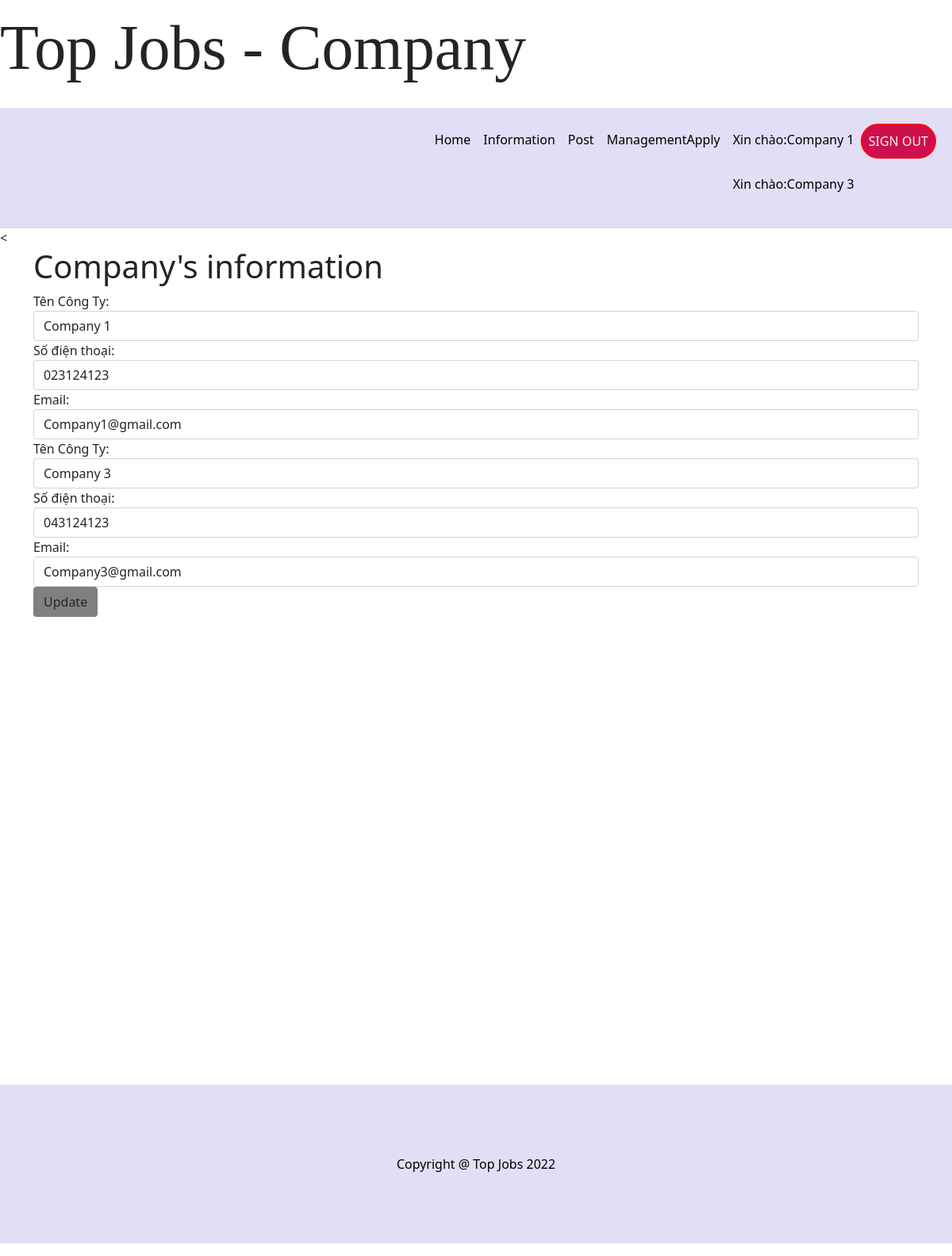
Before: /Company/informationCompany.php (signed in) with the older database file.
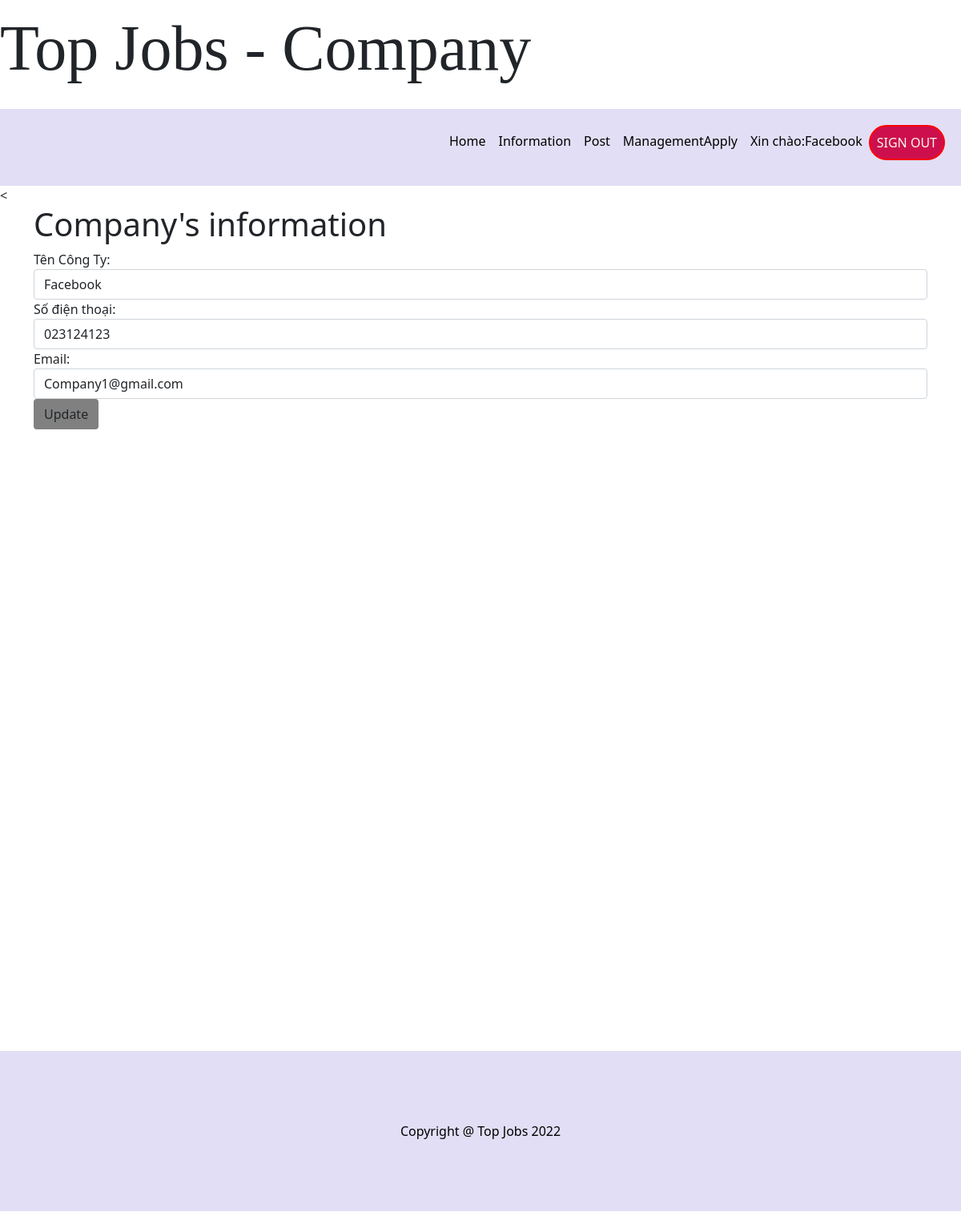
After: the same page with the newer database file.
### tables this page shows
CREATE TABLE `company` (
  `id` int(10) NOT NULL,
  `log_id` int(10) NOT NULL,
  `company_name` varchar(50) DEFAULT NULL,
  `phone_number` varchar(10) DEFAULT NULL,
  `company_email` varchar(50) DEFAULT NULL,
  `icon` text NOT NULL
);

### Company/informationCompany.php (the view, shortened to what this page needs)
<?php
include_once('../config.php');
$username = $_SESSION['username'];
if(isset($_SESSION['username']))
{
    $query = "select *
    from `company` join `login` on company.log_id=login.log_id WHERE username = '$username'";
    $result = mysqli_query($conn, $query);
    $result2 = mysqli_query($conn, $query);
}
else
{
    header('location:../login.php');
}
?>
<!DOCTYPE html>
<html lang="en">
<head>
    <link href="https://cdn.jsdelivr.net/npm/bootstrap@5.0.2/dist/css/bootstrap.min.css" rel="stylesheet"
>
    <link rel="stylesheet" href="../css/homepage.css">
</head>
<body>
    <header>
        <p id="text-head">Top Jobs - Company</p>
    </header>
    <nav class="navbar navbar-expand-lg navbar-light bg-light" style="padding: 0;">
            <div class="container-fluid" style="background-color: #E2DEF5;padding: 20px;">
                <div class="collapse navbar-collapse justify-content-end" id="navbarNav">
                    <ul class="navbar-nav ">
                        <li class="nav-item">
                            <a class="nav-link" style="color: black;" href="controlCompany.php">Home</a>
                        </li>
                        <li class="nav-item">
                            <a class="nav-link" style="color: black;" href="informationCompany.php">Information</a>
                        </li>
                        <li class="nav-item">
                            <a class="nav-link" style="color: black;" href="postJob.php">Post</a>
                        </li>
                        <li class="nav-item">
                            <a class="nav-link" style="color: black;" href="managementApply.php">ManagementApply</a>
                        </li>
                        <li class="nav-item">
                            <?php
                            while ($row = mysqli_fetch_assoc($result2)) {
                                echo "<p class='nav-link' style='color: black;'>Xin chào:".$row['company_name']."</p>";
                            }
                            ?>
                        </li>
                        <li class="nav-item">
                            <a class="nav-link"
                            style="color: #FAF7F0; border: 2px solid red;border-radius: 30px;background-color:#CD104D;"
                            href="../logout.php">SIGN OUT</a>
                        </li>
                    </ul>
                </div>
        </div>
    </nav>
    <div style="background-color: white;padding-bottom:10px;height:1080px;">
        <<div class="container">
            <h1>Company's information</h1>
            <form method="post">
            <?php
                while($row = mysqli_fetch_assoc($result)){
                ?>
                <div class="form-group">
                    <label for="">Tên Công Ty:</label>
                    <input type="text" class="form-control" name="name" value="<?php echo $row['company_name']?>" required>
                </div>
                <div class="form-group">
                    <label for="">Số điện thoại:</label>
                    <input type="text" class="form-control" name="phone" value="<?php echo $row['phone_number']?>" required>
                </div>
                <div class="form-group">
                    <label for="">Email:</label>
                    <input type="text" class="form-control" name="email" value="<?php echo $row['company_email']?>" required>
                </div>
                <?php
                    }
                ?>
                    <button type="submit" class="btn btn-default" name="update" style="background-color: gray;">Update</button>
            </form>
        </div>
    </div>
    <div class="footer">
        <p style="text-align: center; line-height: 200px; color: black;background-color: #E2DEF5;">Copyright @ Top Jobs 2022</p>
    </div>
</body>
</html>

Changed rows visible on the page:
no longer on this page (row edited): company: company_name "Company 3", name "Company 3", phone "043124123", email "Company3@gmail.com"
changed company "Company1@gmail.com": company_name "Company 1" → "Facebook"; name "Company 1" → "Facebook"
